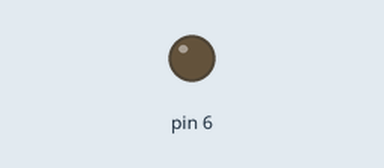
The sketch below on a simulated Arduino Uno, built with avr-gcc and run on an emulated ATmega328P. Parts: output pins drawn as LEDs (lit = HIGH).

Above: at 0.15 s.
Timing chart, 0 to 1.6 s (numbered marks = the images above):
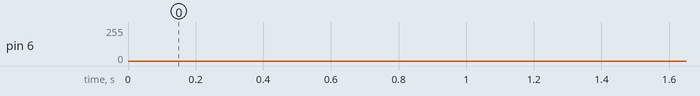

The sketch:

fade.ino
```cpp
void setup() {

}

void loop() {
  for (int i = 0; i < 256; i++) {
    analogWrite(6, i);
    delay(1);
  }
  for (int i = 255; i >= 0; i--) {
    analogWrite(6, i);
    delay(1);
  }

}
```
